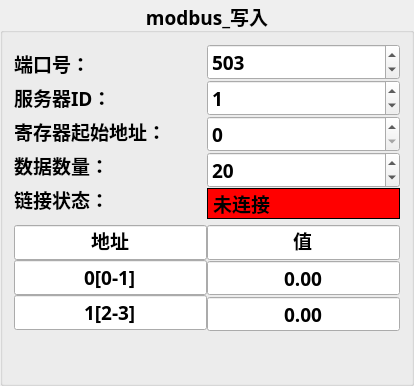
            <widget class="QGroupBox" name="groupBox_9">
             <property name="font">
              <font>
               <family>华文楷体</family>
               <pointsize>14</pointsize>
               <weight>75</weight>
               <italic>false</italic>
               <bold>true</bold>
              </font>
             </property>
             <property name="styleSheet">
              <string notr="true"/>
             </property>
             <property name="title">
              <string>modbus_写入</string>
             </property>
             <property name="alignment">
              <set>Qt::AlignCenter</set>
             </property>
             <layout class="QVBoxLayout" name="verticalLayout_31" stretch="2,1,0">
              <item>
               <layout class="QHBoxLayout" name="horizontalLayout_23">
                <property name="spacing">
                 <number>0</number>
                </property>
                <item>
                 <layout class="QVBoxLayout" name="verticalLayout_63" stretch="1,1,1,1,1">
                  <item>
                   <widget class="QLabel" name="label_41">
                    <property name="sizePolicy">
                     <sizepolicy hsizetype="Preferred" vsizetype="Fixed">
                      <horstretch>0</horstretch>
                      <verstretch>0</verstretch>
                     </sizepolicy>
                    </property>
                    <property name="minimumSize">
                     <size>
                      <width>0</width>
                      <height>25</height>
                     </size>
                    </property>
                    <property name="font">
                     <font>
                      <family>华文楷体</family>
                      <pointsize>14</pointsize>
                      <weight>75</weight>
                      <italic>false</italic>
                      <bold>true</bold>
                     </font>
                    </property>
                    <property name="text">
                     <string>端口号：</string>
                    </property>
                   </widget>
                  </item>
                  <item>
                   <widget class="QLabel" name="label_42">
                    <property name="sizePolicy">
                     <sizepolicy hsizetype="Preferred" vsizetype="Fixed">
                      <horstretch>0</horstretch>
                      <verstretch>0</verstretch>
                     </sizepolicy>
                    </property>
                    <property name="minimumSize">
                     <size>
                      <width>0</width>
                      <height>25</height>
                     </size>
                    </property>
                    <property name="font">
                     <font>
                      <family>华文楷体</family>
                      <pointsize>14</pointsize>
                      <weight>75</weight>
                      <italic>false</italic>
                      <bold>true</bold>
                     </font>
                    </property>
                    <property name="text">
                     <string>服务器ID：</string>
                    </property>
                   </widget>
                  </item>
                  <item>
                   <widget class="QLabel" name="label_37">
                    <property name="sizePolicy">
                     <sizepolicy hsizetype="Preferred" vsizetype="Fixed">
                      <horstretch>0</horstretch>
                      <verstretch>0</verstretch>
                     </sizepolicy>
                    </property>
                    <property name="minimumSize">
                     <size>
                      <width>0</width>
                      <height>25</height>
                     </size>
                    </property>
                    <property name="font">
                     <font>
                      <family>华文楷体</family>
                      <pointsize>14</pointsize>
                      <weight>75</weight>
                      <italic>false</italic>
                      <bold>true</bold>
                     </font>
                    </property>
                    <property name="text">
                     <string>寄存器起始地址：</string>
                    </property>
                   </widget>
                  </item>
                  <item>
                   <widget class="QLabel" name="label_38">
                    <property name="sizePolicy">
                     <sizepolicy hsizetype="Preferred" vsizetype="Fixed">
                      <horstretch>0</horstretch>
                      <verstretch>0</verstretch>
                     </sizepolicy>
                    </property>
                    <property name="minimumSize">
                     <size>
                      <width>0</width>
                      <height>25</height>
                     </size>
                    </property>
                    <property name="font">
                     <font>
                      <family>华文楷体</family>
                      <pointsize>14</pointsize>
                      <weight>75</weight>
                      <italic>false</italic>
                      <bold>true</bold>
                     </font>
                    </property>
                    <property name="text">
                     <string>数据数量：</string>
                    </property>
                   </widget>
                  </item>
                  <item>
                   <widget class="QLabel" name="label_56">
                    <property name="sizePolicy">
                     <sizepolicy hsizetype="Preferred" vsizetype="Fixed">
                      <horstretch>0</horstretch>
                      <verstretch>0</verstretch>
                     </sizepolicy>
                    </property>
                    <property name="minimumSize">
                     <size>
                      <width>0</width>
                      <height>25</height>
                     </size>
                    </property>
                    <property name="text">
                     <string>链接状态：</string>
                    </property>
                   </widget>
                  </item>
                 </layout>
                </item>
                <item>
                 <layout class="QVBoxLayout" name="verticalLayout_64" stretch="1,1,1,1,1">
                  <item>
                   <widget class="QSpinBox" name="modbusPort_W">
                    <property name="sizePolicy">
                     <sizepolicy hsizetype="Preferred" vsizetype="Fixed">
                      <horstretch>0</horstretch>
                      <verstretch>0</verstretch>
                     </sizepolicy>
                    </property>
                    <property name="minimumSize">
                     <size>
                      <width>150</width>
                      <height>25</height>
                     </size>
                    </property>
                    <property name="font">
                     <font>
                      <family>华文楷体</family>
                      <pointsize>14</pointsize>
                      <weight>75</weight>
                      <italic>false</italic>
                      <bold>true</bold>
                     </font>
                    </property>
                    <property name="maximum">
                     <number>1000</number>
                    </property>
                    <property name="value">
                     <number>503</number>
                    </property>
                   </widget>
                  </item>
                  <item>
                   <widget class="QSpinBox" name="modbusSeverID_W">
                    <property name="sizePolicy">
                     <sizepolicy hsizetype="Preferred" vsizetype="Fixed">
                      <horstretch>0</horstretch>
                      <verstretch>0</verstretch>
                     </sizepolicy>
                    </property>
                    <property name="minimumSize">
                     <size>
                      <width>150</width>
                      <height>25</height>
                     </size>
                    </property>
                    <property name="font">
                     <font>
                      <family>华文楷体</family>
                      <pointsize>14</pointsize>
                      <weight>75</weight>
                      <italic>false</italic>
                      <bold>true</bold>
                     </font>
                    </property>
                    <property name="maximum">
                     <number>10000</number>
                    </property>
                    <property name="value">
                     <number>1</number>
                    </property>
                   </widget>
                  </item>
                  <item>
                   <widget class="QSpinBox" name="modbusStartRegister_W">
                    <property name="sizePolicy">
                     <sizepolicy hsizetype="Preferred" vsizetype="Fixed">
                      <horstretch>0</horstretch>
                      <verstretch>0</verstretch>
                     </sizepolicy>
                    </property>
                    <property name="minimumSize">
                     <size>
                      <width>150</width>
                      <height>25</height>
                     </size>
                    </property>
                    <property name="font">
                     <font>
                      <family>华文楷体</family>
                      <pointsize>14</pointsize>
                      <weight>75</weight>
                      <italic>false</italic>
                      <bold>true</bold>
                     </font>
                    </property>
                    <property name="maximum">
                     <number>1000</number>
                    </property>
                    <property name="value">
                     <number>0</number>
                    </property>
                   </widget>
                  </item>
                  <item>
                   <widget class="QSpinBox" name="modbusNumData_W">
                    <property name="sizePolicy">
                     <sizepolicy hsizetype="Preferred" vsizetype="Fixed">
                      <horstretch>0</horstretch>
                      <verstretch>0</verstretch>
                     </sizepolicy>
                    </property>
                    <property name="minimumSize">
                     <size>
                      <width>150</width>
                      <height>25</height>
                     </size>
                    </property>
                    <property name="font">
                     <font>
                      <family>华文楷体</family>
                      <pointsize>14</pointsize>
                      <weight>75</weight>
                      <italic>false</italic>
                      <bold>true</bold>
                     </font>
                    </property>
                    <property name="minimum">
                     <number>1</number>
                    </property>
                    <property name="maximum">
                     <number>99999</number>
                    </property>
                    <property name="value">
                     <number>20</number>
                    </property>
                   </widget>
                  </item>
                  <item>
                   <widget class="QLabel" name="modbusStatus_W">
                    <property name="sizePolicy">
                     <sizepolicy hsizetype="Preferred" vsizetype="Fixed">
                      <horstretch>0</horstretch>
                      <verstretch>0</verstretch>
                     </sizepolicy>
                    </property>
                    <property name="minimumSize">
                     <size>
                      <width>150</width>
                      <height>25</height>
                     </size>
                    </property>
                    <property name="font">
                     <font>
                      <family>华文楷体</family>
                      <pointsize>14</pointsize>
                      <weight>75</weight>
                      <bold>true</bold>
                     </font>
                    </property>
                    <property name="styleSheet">
                     <string notr="true">background-color: rgb(255, 0, 0);</string>
                    </property>
                    <property name="frameShape">
                     <enum>QFrame::Box</enum>
                    </property>
                    <property name="text">
                     <string>未连接</string>
                    </property>
                   </widget>
                  </item>
                 </layout>
                </item>
               </layout>
              </item>
              <item>
               <layout class="QHBoxLayout" name="horizontalLayout_22">
                <property name="spacing">
                 <number>0</number>
                </property>
                <item>
                 <layout class="QVBoxLayout" name="verticalLayout_14">
                  <item>
                   <widget class="QLineEdit" name="lineEdit_6">
                    <property name="font">
                     <font>
                      <pointsize>14</pointsize>
                     </font>
                    </property>
                    <property name="text">
                     <string>地址</string>
                    </property>
                    <property name="alignment">
                     <set>Qt::AlignCenter</set>
                    </property>
                   </widget>
                  </item>
                  <item>
                   <widget class="QLineEdit" name="lineEdit_20">
                    <property name="font">
                     <font>
                      <pointsize>14</pointsize>
                     </font>
                    </property>
                    <property name="text">
                     <string>0[0-1]</string>
                    </property>
                    <property name="alignment">
                     <set>Qt::AlignCenter</set>
                    </property>
                   </widget>
                  </item>
                  <item>
                   <widget class="QLineEdit" name="lineEdit_21">
                    <property name="font">
                     <font>
                      <pointsize>14</pointsize>
                     </font>
                    </property>
                    <property name="text">
                     <string>1[2-3]</string>
                    </property>
                    <property name="alignment">
                     <set>Qt::AlignCenter</set>
                    </property>
                   </widget>
                  </item>
                 </layout>
                </item>
                <item>
                 <layout class="QVBoxLayout" name="verticalLayout_15">
                  <item>
                   <widget class="QLineEdit" name="lineEdit_7">
                    <property name="font">
                     <font>
                      <pointsize>14</pointsize>
                     </font>
                    </property>
                    <property name="text">
                     <string>值</string>
                    </property>
                    <property name="alignment">
                     <set>Qt::AlignCenter</set>
                    </property>
                   </widget>
                  </item>
                  <item>
                   <widget class="QDoubleSpinBox" name="modbusWriteData0">
                    <property name="font">
                     <font>
                      <pointsize>14</pointsize>
                     </font>
                    </property>
                    <property name="alignment">
                     <set>Qt::AlignCenter</set>
                    </property>
                    <property name="readOnly">
                     <bool>false</bool>
                    </property>
                    <property name="buttonSymbols">
                     <enum>QAbstractSpinBox::NoButtons</enum>
                    </property>
                    <property name="maximum">
                     <double>999999999.000000000000000</double>
                    </property>
                   </widget>
                  </item>
                  <item>
                   <widget class="QDoubleSpinBox" name="modbusWriteData1">
                    <property name="font">
                     <font>
                      <pointsize>14</pointsize>
                     </font>
                    </property>
                    <property name="alignment">
                     <set>Qt::AlignCenter</set>
                    </property>
                    <property name="readOnly">
                     <bool>false</bool>
                    </property>
                    <property name="buttonSymbols">
                     <enum>QAbstractSpinBox::NoButtons</enum>
                    </property>
                    <property name="maximum">
                     <double>100000000.000000000000000</double>
                    </property>
                   </widget>
                  </item>
                 </layout>
                </item>
               </layout>
              </item>
              <item>
               <spacer name="verticalSpacer_14">
                <property name="orientation">
                 <enum>Qt::Vertical</enum>
                </property>
                <property name="sizeHint" stdset="0">
                 <size>
                  <width>20</width>
                  <height>40</height>
                 </size>
                </property>
               </spacer>
              </item>
             </layout>
            </widget>
